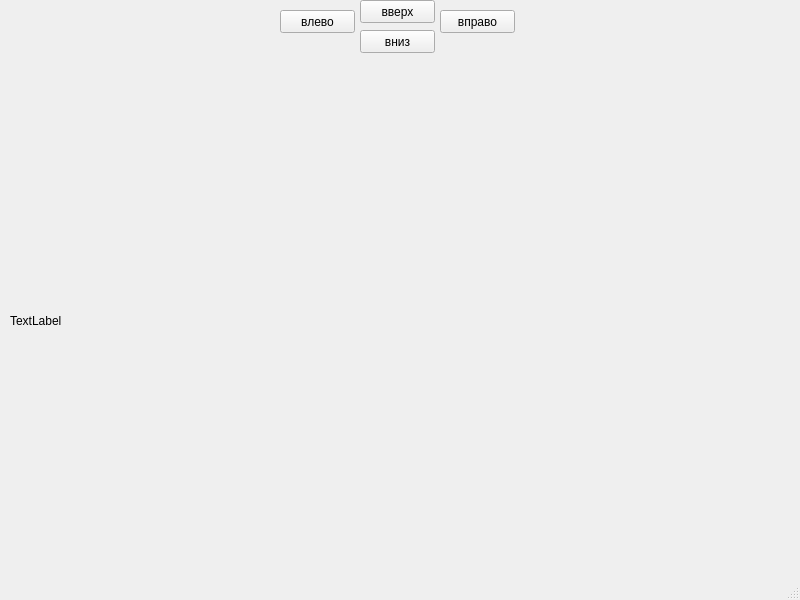
<?xml version="1.0" encoding="UTF-8"?>
<ui version="4.0">
 <class>MainWindow</class>
 <widget class="QMainWindow" name="MainWindow">
  <property name="geometry">
   <rect>
    <x>0</x>
    <y>0</y>
    <width>800</width>
    <height>600</height>
   </rect>
  </property>
  <property name="windowTitle">
   <string>MainWindow</string>
  </property>
  <widget class="QWidget" name="centralwidget">
   <widget class="QLabel" name="g_map">
    <property name="geometry">
     <rect>
      <x>10</x>
      <y>90</y>
      <width>771</width>
      <height>461</height>
     </rect>
    </property>
    <property name="text">
     <string>TextLabel</string>
    </property>
   </widget>
   <widget class="QPushButton" name="PgUp">
    <property name="geometry">
     <rect>
      <x>360</x>
      <y>0</y>
      <width>75</width>
      <height>23</height>
     </rect>
    </property>
    <property name="text">
     <string>вверх</string>
    </property>
   </widget>
   <widget class="QPushButton" name="PgDown">
    <property name="geometry">
     <rect>
      <x>360</x>
      <y>30</y>
      <width>75</width>
      <height>23</height>
     </rect>
    </property>
    <property name="text">
     <string>вниз</string>
    </property>
   </widget>
   <widget class="QPushButton" name="PgRight">
    <property name="geometry">
     <rect>
      <x>440</x>
      <y>10</y>
      <width>75</width>
      <height>23</height>
     </rect>
    </property>
    <property name="text">
     <string>вправо</string>
    </property>
   </widget>
   <widget class="QPushButton" name="PgLeft">
    <property name="geometry">
     <rect>
      <x>280</x>
      <y>10</y>
      <width>75</width>
      <height>23</height>
     </rect>
    </property>
    <property name="text">
     <string>влево</string>
    </property>
   </widget>
  </widget>
  <widget class="QMenuBar" name="menubar">
   <property name="geometry">
    <rect>
     <x>0</x>
     <y>0</y>
     <width>800</width>
     <height>21</height>
    </rect>
   </property>
  </widget>
  <widget class="QStatusBar" name="statusbar"/>
 </widget>
 <resources/>
 <connections/>
</ui>
